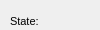
      <widget class="QWidget" name="page_44">
       <property name="geometry">
        <rect>
         <x>0</x>
         <y>0</y>
         <width>100</width>
         <height>30</height>
        </rect>
       </property>
       <attribute name="label">
        <string>Basic information</string>
       </attribute>
       <widget class="QComboBox" name="waccel_workcat_id_end">
        <property name="geometry">
         <rect>
          <x>380</x>
          <y>10</y>
          <width>160</width>
          <height>20</height>
         </rect>
        </property>
        <property name="autoFillBackground">
         <bool>true</bool>
        </property>
        <property name="maxVisibleItems">
         <number>8</number>
        </property>
        <property name="frame">
         <bool>false</bool>
        </property>
       </widget>
       <widget class="QLabel" name="label_waccel_state">
        <property name="geometry">
         <rect>
          <x>10</x>
          <y>10</y>
          <width>90</width>
          <height>22</height>
         </rect>
        </property>
        <property name="font">
         <font>
          <pointsize>8</pointsize>
         </font>
        </property>
        <property name="frameShape">
         <enum>QFrame::NoFrame</enum>
        </property>
        <property name="frameShadow">
         <enum>QFrame::Plain</enum>
        </property>
        <property name="text">
         <string>State:</string>
        </property>
        <property name="textFormat">
         <enum>Qt::AutoText</enum>
        </property>
        <property name="scaledContents">
         <bool>false</bool>
        </property>
        <property name="alignment">
         <set>Qt::AlignLeading|Qt::AlignLeft|Qt::AlignVCenter</set>
        </property>
        <property name="margin">
         <number>3</number>
        </property>
       </widget>
       <widget class="QLabel" name="label_waccel_buildercat_id">
        <property name="geometry">
         <rect>
          <x>280</x>
          <y>40</y>
          <width>101</width>
          <height>22</height>
         </rect>
        </property>
        <property name="font">
         <font>
          <pointsize>8</pointsize>
         </font>
        </property>
        <property name="frameShape">
         <enum>QFrame::NoFrame</enum>
        </property>
        <property name="frameShadow">
         <enum>QFrame::Plain</enum>
        </property>
        <property name="text">
         <string>Buildercat id:</string>
        </property>
        <property name="textFormat">
         <enum>Qt::AutoText</enum>
        </property>
        <property name="scaledContents">
         <bool>false</bool>
        </property>
        <property name="alignment">
         <set>Qt::AlignLeading|Qt::AlignLeft|Qt::AlignVCenter</set>
        </property>
        <property name="margin">
         <number>3</number>
        </property>
       </widget>
       <widget class="QComboBox" name="waccel_state">
        <property name="geometry">
         <rect>
          <x>110</x>
          <y>10</y>
          <width>160</width>
          <height>20</height>
         </rect>
        </property>
        <property name="autoFillBackground">
         <bool>true</bool>
        </property>
        <property name="maxVisibleItems">
         <number>8</number>
        </property>
        <property name="frame">
         <bool>false</bool>
        </property>
       </widget>
       <widget class="QDateEdit" name="waccel_end_date">
        <property name="geometry">
         <rect>
          <x>380</x>
          <y>100</y>
          <width>160</width>
          <height>22</height>
         </rect>
        </property>
        <property name="calendarPopup">
         <bool>true</bool>
        </property>
       </widget>
       <widget class="QComboBox" name="waccel_workcat_id">
        <property name="geometry">
         <rect>
          <x>110</x>
          <y>100</y>
          <width>160</width>
          <height>20</height>
         </rect>
        </property>
        <property name="autoFillBackground">
         <bool>true</bool>
        </property>
        <property name="maxVisibleItems">
         <number>8</number>
        </property>
        <property name="frame">
         <bool>false</bool>
        </property>
       </widget>
       <widget class="QLabel" name="label_waccel_workcat_id">
        <property name="geometry">
         <rect>
          <x>10</x>
          <y>100</y>
          <width>90</width>
          <height>22</height>
         </rect>
        </property>
        <property name="font">
         <font>
          <pointsize>8</pointsize>
         </font>
        </property>
        <property name="frameShape">
         <enum>QFrame::NoFrame</enum>
        </property>
        <property name="frameShadow">
         <enum>QFrame::Plain</enum>
        </property>
        <property name="text">
         <string>Workcat id:</string>
        </property>
        <property name="textFormat">
         <enum>Qt::AutoText</enum>
        </property>
        <property name="scaledContents">
         <bool>false</bool>
        </property>
        <property name="alignment">
         <set>Qt::AlignLeading|Qt::AlignLeft|Qt::AlignVCenter</set>
        </property>
        <property name="margin">
         <number>3</number>
        </property>
       </widget>
       <widget class="QLineEdit" name="waccel_code">
        <property name="geometry">
         <rect>
          <x>110</x>
          <y>70</y>
          <width>160</width>
          <height>20</height>
         </rect>
        </property>
       </widget>
       <widget class="QLabel" name="label_waccel_code">
        <property name="geometry">
         <rect>
          <x>10</x>
          <y>70</y>
          <width>90</width>
          <height>22</height>
         </rect>
        </property>
        <property name="font">
         <font>
          <pointsize>8</pointsize>
         </font>
        </property>
        <property name="frameShape">
         <enum>QFrame::NoFrame</enum>
        </property>
        <property name="frameShadow">
         <enum>QFrame::Plain</enum>
        </property>
        <property name="text">
         <string>Code:</string>
        </property>
        <property name="textFormat">
         <enum>Qt::AutoText</enum>
        </property>
        <property name="scaledContents">
         <bool>false</bool>
        </property>
        <property name="alignment">
         <set>Qt::AlignLeading|Qt::AlignLeft|Qt::AlignVCenter</set>
        </property>
        <property name="margin">
         <number>3</number>
        </property>
       </widget>
       <widget class="QLabel" name="label_waccel_end_date">
        <property name="geometry">
         <rect>
          <x>280</x>
          <y>100</y>
          <width>101</width>
          <height>22</height>
         </rect>
        </property>
        <property name="font">
         <font>
          <pointsize>8</pointsize>
         </font>
        </property>
        <property name="frameShape">
         <enum>QFrame::NoFrame</enum>
        </property>
        <property name="frameShadow">
         <enum>QFrame::Plain</enum>
        </property>
        <property name="text">
         <string>End date:</string>
        </property>
        <property name="textFormat">
         <enum>Qt::AutoText</enum>
        </property>
        <property name="scaledContents">
         <bool>false</bool>
        </property>
        <property name="alignment">
         <set>Qt::AlignLeading|Qt::AlignLeft|Qt::AlignVCenter</set>
        </property>
        <property name="margin">
         <number>3</number>
        </property>
       </widget>
       <widget class="QLabel" name="label_waccel_owner">
        <property name="geometry">
         <rect>
          <x>10</x>
          <y>40</y>
          <width>90</width>
          <height>22</height>
         </rect>
        </property>
        <property name="font">
         <font>
          <pointsize>8</pointsize>
         </font>
        </property>
        <property name="frameShape">
         <enum>QFrame::NoFrame</enum>
        </property>
        <property name="frameShadow">
         <enum>QFrame::Plain</enum>
        </property>
        <property name="text">
         <string>Owner:</string>
        </property>
        <property name="textFormat">
         <enum>Qt::AutoText</enum>
        </property>
        <property name="scaledContents">
         <bool>false</bool>
        </property>
        <property name="alignment">
         <set>Qt::AlignLeading|Qt::AlignLeft|Qt::AlignVCenter</set>
        </property>
        <property name="margin">
         <number>3</number>
        </property>
       </widget>
       <widget class="QLabel" name="label_waccel_workcat_id_end">
        <property name="geometry">
         <rect>
          <x>280</x>
          <y>10</y>
          <width>101</width>
          <height>22</height>
         </rect>
        </property>
        <property name="font">
         <font>
          <pointsize>8</pointsize>
         </font>
        </property>
        <property name="frameShape">
         <enum>QFrame::NoFrame</enum>
        </property>
        <property name="frameShadow">
         <enum>QFrame::Plain</enum>
        </property>
        <property name="text">
         <string>Workcat end id:</string>
        </property>
        <property name="textFormat">
         <enum>Qt::AutoText</enum>
        </property>
        <property name="scaledContents">
         <bool>false</bool>
        </property>
        <property name="alignment">
         <set>Qt::AlignLeading|Qt::AlignLeft|Qt::AlignVCenter</set>
        </property>
        <property name="margin">
         <number>3</number>
        </property>
       </widget>
       <widget class="QLabel" name="label_waccel_builtdate">
        <property name="geometry">
         <rect>
          <x>280</x>
          <y>70</y>
          <width>101</width>
          <height>22</height>
         </rect>
        </property>
        <property name="font">
         <font>
          <pointsize>8</pointsize>
         </font>
        </property>
        <property name="frameShape">
         <enum>QFrame::NoFrame</enum>
        </property>
        <property name="frameShadow">
         <enum>QFrame::Plain</enum>
        </property>
        <property name="text">
         <string>Builtdate:</string>
        </property>
        <property name="textFormat">
         <enum>Qt::AutoText</enum>
        </property>
        <property name="scaledContents">
         <bool>false</bool>
        </property>
        <property name="alignment">
         <set>Qt::AlignLeading|Qt::AlignLeft|Qt::AlignVCenter</set>
        </property>
        <property name="margin">
         <number>3</number>
        </property>
       </widget>
       <widget class="QDateEdit" name="waccel_builtdate">
        <property name="geometry">
         <rect>
          <x>380</x>
          <y>70</y>
          <width>160</width>
          <height>22</height>
         </rect>
        </property>
        <property name="calendarPopup">
         <bool>true</bool>
        </property>
       </widget>
       <widget class="QComboBox" name="waccel_buildercat_id">
        <property name="geometry">
         <rect>
          <x>380</x>
          <y>40</y>
          <width>160</width>
          <height>20</height>
         </rect>
        </property>
       </widget>
       <widget class="QComboBox" name="waccel_ownercat_id">
        <property name="geometry">
         <rect>
          <x>110</x>
          <y>40</y>
          <width>160</width>
          <height>20</height>
         </rect>
        </property>
       </widget>
      </widget>
